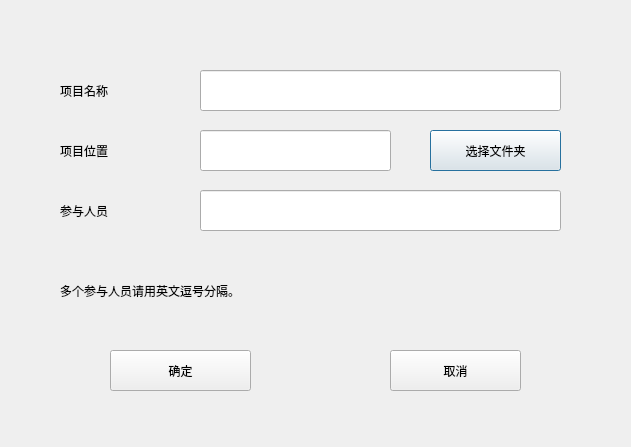
<?xml version="1.0" encoding="UTF-8"?>
<ui version="4.0">
 <class>NewProject</class>
 <widget class="QDialog" name="NewProject">
  <property name="geometry">
   <rect>
    <x>0</x>
    <y>0</y>
    <width>631</width>
    <height>447</height>
   </rect>
  </property>
  <property name="windowTitle">
   <string>新建项目</string>
  </property>
  <widget class="QLineEdit" name="projectName">
   <property name="geometry">
    <rect>
     <x>200</x>
     <y>70</y>
     <width>361</width>
     <height>41</height>
    </rect>
   </property>
  </widget>
  <widget class="QLineEdit" name="projectDir">
   <property name="geometry">
    <rect>
     <x>200</x>
     <y>130</y>
     <width>191</width>
     <height>41</height>
    </rect>
   </property>
  </widget>
  <widget class="QPushButton" name="chooseProjectDir">
   <property name="geometry">
    <rect>
     <x>430</x>
     <y>130</y>
     <width>131</width>
     <height>41</height>
    </rect>
   </property>
   <property name="text">
    <string>选择文件夹</string>
   </property>
  </widget>
  <widget class="QPushButton" name="okNewProject">
   <property name="geometry">
    <rect>
     <x>110</x>
     <y>350</y>
     <width>141</width>
     <height>41</height>
    </rect>
   </property>
   <property name="text">
    <string>确定</string>
   </property>
  </widget>
  <widget class="QPushButton" name="cancelNewProject">
   <property name="geometry">
    <rect>
     <x>390</x>
     <y>350</y>
     <width>131</width>
     <height>41</height>
    </rect>
   </property>
   <property name="text">
    <string>取消</string>
   </property>
  </widget>
  <widget class="QLabel" name="label">
   <property name="geometry">
    <rect>
     <x>60</x>
     <y>70</y>
     <width>121</width>
     <height>41</height>
    </rect>
   </property>
   <property name="text">
    <string>项目名称</string>
   </property>
  </widget>
  <widget class="QLabel" name="label_2">
   <property name="geometry">
    <rect>
     <x>60</x>
     <y>130</y>
     <width>121</width>
     <height>41</height>
    </rect>
   </property>
   <property name="text">
    <string>项目位置</string>
   </property>
  </widget>
  <widget class="QLabel" name="label_3">
   <property name="geometry">
    <rect>
     <x>60</x>
     <y>190</y>
     <width>121</width>
     <height>41</height>
    </rect>
   </property>
   <property name="text">
    <string>参与人员</string>
   </property>
  </widget>
  <widget class="QLineEdit" name="projectMembers">
   <property name="geometry">
    <rect>
     <x>200</x>
     <y>190</y>
     <width>361</width>
     <height>41</height>
    </rect>
   </property>
  </widget>
  <widget class="QLabel" name="label_4">
   <property name="geometry">
    <rect>
     <x>60</x>
     <y>270</y>
     <width>441</width>
     <height>41</height>
    </rect>
   </property>
   <property name="text">
    <string>多个参与人员请用英文逗号分隔。</string>
   </property>
  </widget>
 </widget>
 <resources/>
 <connections/>
</ui>
